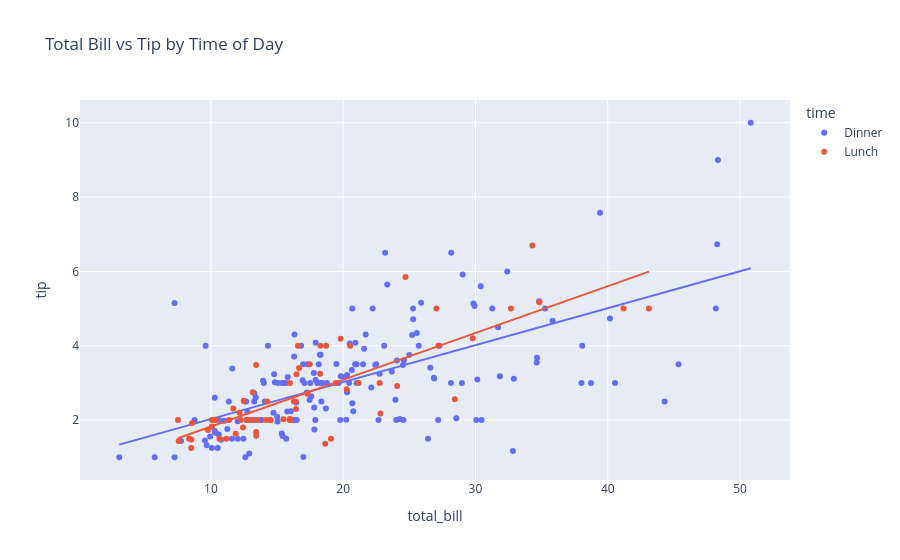

The code cell stored with this chart in its notebook:
### Code cell
fig = px.scatter(data_frame = df_tips,
              x = 'total_bill',
              y = 'tip',
              color = 'time',
              trendline= 'ols',
              title = 'Total Bill vs Tip by Time of Day',)
fig.show()

### Figure 1 — Plotly figure (JSON) as saved in the notebook; plotly's stock layout.template omitted (floating-point values rounded to 4 significant figures; data arrays with more than 128 entries replaced by an {"elided": "..."} marker saying what was removed)
{"data": [{"hovertemplate": "time=Dinner<br>total_bill=%{x}<br>tip=%{y}<extra></extra>", "legendgroup": "Dinner", "marker": {"color": "#636efa", "symbol": "circle"}, "mode": "markers", "name": "Dinner", "orientation": "v", "showlegend": true, "type": "scatter", "x": {"elided": "176 float values"}, "xaxis": "x", "y": {"elided": "176 float values"}, "yaxis": "y"}, {"hovertemplate": "<b>OLS trendline</b><br>tip = 0.0994262 * total_bill + 1.03489<br>R<sup>2</sup>=0.400526<br><br>time=Dinner<br>total_bill=%{x}<br>tip=%{y} <b>(trend)</b><extra></extra>", "legendgroup": "Dinner", "marker": {"color": "#636efa", "symbol": "circle"}, "mode": "lines", "name": "Dinner", "showlegend": false, "type": "scatter", "x": {"elided": "176 float values"}, "xaxis": "x", "y": {"elided": "176 float values"}, "yaxis": "y"}, {"hovertemplate": "time=Lunch<br>total_bill=%{x}<br>tip=%{y}<extra></extra>", "legendgroup": "Lunch", "marker": {"color": "#EF553B", "symbol": "circle"}, "mode": "markers", "name": "Lunch", "orientation": "v", "showlegend": true, "type": "scatter", "x": [27.2, 22.76, 17.29, 19.44, 16.66, 10.07, 32.68, 15.98, 34.83, 13.03, 18.28, 24.71, 21.16, 10.65, 12.43, 24.08, 11.69, 13.42, 14.26, 15.95, 12.48, 29.8, 8.52, 14.52, 11.38, 22.82, 19.08, 20.27, 11.17, 12.26, 18.26, 8.51, 10.33, 14.15, 16.0, 13.16, 17.47, 34.3, 41.19, 27.05, 16.43, 8.35, 18.64, 11.87, 9.78, 7.51, 19.81, 28.44, 15.48, 16.58, 7.56, 10.34, 43.11, 13.0, 13.51, 18.71, 12.74, 13.0, 16.4, 20.53, 16.47, 12.16, 13.42, 8.58, 15.98, 13.42, 16.27, 10.09], "xaxis": "x", "y": [4.0, 3.0, 2.71, 3.0, 3.4, 1.83, 5.0, 2.03, 5.17, 2.0, 4.0, 5.85, 3.0, 1.5, 1.8, 2.92, 2.31, 1.68, 2.5, 2.0, 2.52, 4.2, 1.48, 2.0, 2.0, 2.18, 1.5, 2.83, 1.5, 2.0, 3.25, 1.25, 2.0, 2.0, 2.0, 2.75, 3.5, 6.7, 5.0, 5.0, 2.3, 1.5, 1.36, 1.63, 1.73, 2.0, 4.19, 2.56, 2.02, 4.0, 1.44, 2.0, 5.0, 2.0, 2.0, 4.0, 2.01, 2.0, 2.5, 4.0, 3.23, 2.2, 3.48, 1.92, 3.0, 1.58, 2.5, 2.0], "yaxis": "y"}, {"hovertemplate": "<b>OLS trendline</b><br>tip = 0.125853 * total_bill + 0.567362<br>R<sup>2</sup>=0.648708<br><br>time=Lunch<br>total_bill=%{x}<br>tip=%{y} <b>(trend)</b><extra></extra>", "legendgroup": "Lunch", "marker": {"color": "#EF553B", "symbol": "circle"}, "mode": "lines", "name": "Lunch", "showlegend": false, "type": "scatter", "x": [7.51, 7.56, 8.35, 8.51, 8.52, 8.58, 9.78, 10.07, 10.09, 10.33, 10.34, 10.65, 11.17, 11.38, 11.69, 11.87, 12.16, 12.26, 12.43, 12.48, 12.74, 13.0, 13.0, 13.03, 13.16, 13.42, 13.42, 13.42, 13.51, 14.15, 14.26, 14.52, 15.48, 15.95, 15.98, 15.98, 16.0, 16.27, 16.4, 16.43, 16.47, 16.58, 16.66, 17.29, 17.47, 18.26, 18.28, 18.64, 18.71, 19.08, 19.44, 19.81, 20.27, 20.53, 21.16, 22.76, 22.82, 24.08, 24.71, 27.05, 27.2, 28.44, 29.8, 32.68, 34.3, 34.83, 41.19, 43.11], "xaxis": "x", "y": [1.513, 1.519, 1.618, 1.638, 1.64, 1.647, 1.798, 1.835, 1.837, 1.867, 1.869, 1.908, 1.973, 2.0, 2.039, 2.061, 2.098, 2.11, 2.132, 2.138, 2.171, 2.203, 2.203, 2.207, 2.224, 2.256, 2.256, 2.256, 2.268, 2.348, 2.362, 2.395, 2.516, 2.575, 2.578, 2.578, 2.581, 2.615, 2.631, 2.635, 2.64, 2.654, 2.664, 2.743, 2.766, 2.865, 2.868, 2.913, 2.922, 2.969, 3.014, 3.061, 3.118, 3.151, 3.23, 3.432, 3.439, 3.598, 3.677, 3.972, 3.991, 4.147, 4.318, 4.68, 4.884, 4.951, 5.751, 5.993], "yaxis": "y"}], "layout": {"legend": {"title": {"text": "time"}, "tracegroupgap": 0}, "title": {"text": "Total Bill vs Tip by Time of Day"}, "xaxis": {"anchor": "y", "domain": [0, 1], "title": {"text": "total_bill"}}, "yaxis": {"anchor": "x", "domain": [0, 1], "title": {"text": "tip"}}}}
